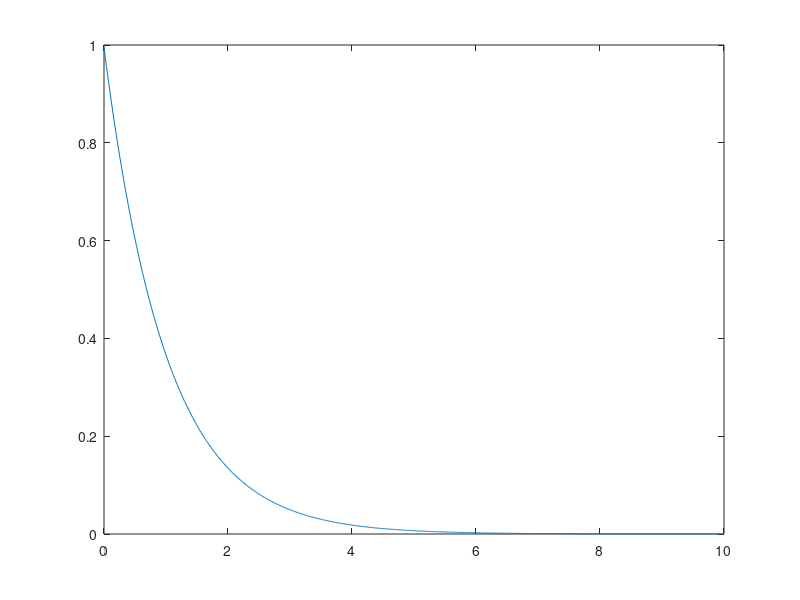

MATLAB code for this plot: (Note: this script raises an error after producing the figure.)
opt.nstep = 100; % leapfrog steps
opt.dt = 0.05; % stepsize
opt.dim = 1; % dimension
opt.numBurnin = 10000; 
opt.numCollect = 10000;

opt.isPosCon = true; % positive constraint domain
opt.isReflect = true; % force reflection
opt.isDiscrete = false; % discrete sampler
opt.printEnergy = false;
opt.verbose = true;
opt.isMH = true; % Metropolis Hasting
opt.isRM = false; % Riemannian manifold

% soften 
opt.isSoft = true; % soften kinetic
opt.c = 8; 

% set random seed
randn('seed',10);

% set potential and gradient
a0 = 1;U = @(x) a0*x;xStep = 0.01;
gradUPerfect =  @(x) a0;xGrid = [0:xStep:10]; 

a = [0.5,1,2];
mass = [1,0.6, 0.3];
for i = 1:length(a)
    opt.mass = mass(i);
    opt.a = a(i);

    %% compare different HMC approaches
    figure(i);
    %% draw probability diagram 
    y = exp(- U(xGrid) );
    y = y / sum(y) / xStep;
    plot(xGrid,y);
    hold on;

    [samples] = hmc_monomial_gamma( U, gradUPerfect, opt);
    [yhmc,xhmc] = hist(samples, xGrid);
    yhmc = yhmc / sum(yhmc) / xStep;
    plot( xhmc, yhmc);
    legend( 'True Distribution',['MGHMC a=',num2str(opt.a)]);
    [ESS,g] = mcmc_ess_acorr(samples);corr = g(2)/g(1);
    disp(['a=',num2str(opt.a),'   ESS:',num2str(ESS),'      Rho(1):',num2str(corr)]);
end

